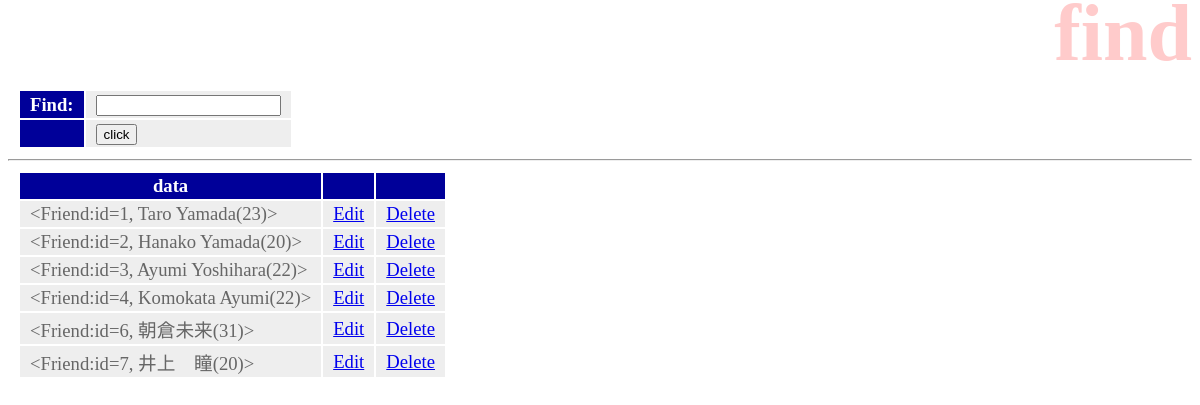
/hello/find, run on the app's committed database.
### hello/models.py (models this page shows)
class Friend(models.Model):
    name = models.CharField(max_length=100)
    mail = models.EmailField(max_length=200)
    gender = models.BooleanField()
    age = models.IntegerField(default=0)
    birthday = models.DateField()
    def __str__(self):
        return '<Friend:id=' + str(self.id) + ', ' + self.name + '(' + str(self.age) + ')>'

### hello/views.py (the view)
# urls.py: path('find', views.find, name='find'),
def find(request):
    if request.method == 'POST':
        msg = 'search result'
        form = FindForm(request.POST)
        str = request.POST['find']
        data = Friend.objects.filter(Q(name__icontains=str) | Q(mail__icontains=str))
    else:
        msg = 'search words...'
        form = FindForm()
        data = Friend.objects.all()
    params = {
        'title': 'find',
        'msg': msg,
        'form': form,
        'data': data,
    }
    return render(request, 'hello/find.html', params)

### hello/forms.py
class FindForm(forms.Form):
    find = forms.CharField(label='Find', required=False)

### hello/templates/hello/find.html (shortened to what this page needs)
{% load static %}
<!DOCTYPE html>
<html lang="ja">
<head>
    <link rel="stylesheet" type="text/css" href="{% static 'hello/css/style.css' %}">
</head>
<body>
    <h1>{{title}}</h1>
    <table>
        <form action="{% url 'find' %}" method="post">
            {{form}}
            <tr><th></th><td><input type="submit" value="click"></td></tr>
        </form>
    </table>
    <hr>
    <table>
        <tr>
            <th>data</th>
            <th></th>
            <th></th>
        </tr>
    {% for item in data %}
        <tr>
            <td>{{item}}</td>
            <td><a href="{% url 'edit' item.id %}">Edit</a></td>
            <td><a href="{% url 'delete' item.id %}">Delete</a></td>
        </tr>
    {% endfor %}
    </table>
</body>
</html>

### hello/static/hello/css/style.css (style rules this page uses)
body { color:gray }
h1 { color: red; opacity: 0.2; font-size: 60pt; margin-top: -20px; margin-bottom: 0px; text-align: right; }
table { margin: 10px; font-size: 14pt; }
table tr th { background-color: #009; color: white; padding: 2px 10px; border-width: 2px; }
table tr td { background-color: #eee; color: #666; padding: 2px 10px; border-width: 2px; }

### data on the page
Friend: id+name+age "<Friend:id=1, Taro Yamada(23)>"
Friend: id+name+age "<Friend:id=2, Hanako Yamada(20)>"
Friend: id+name+age "<Friend:id=3, Ayumi Yoshihara(22)>"
Friend: id+name+age "<Friend:id=4, Komokata Ayumi(22)>"
Friend: id+name+age "<Friend:id=6, 朝倉未来(31)>"
Friend: id+name+age "<Friend:id=7, 井上 瞳(20)>"
